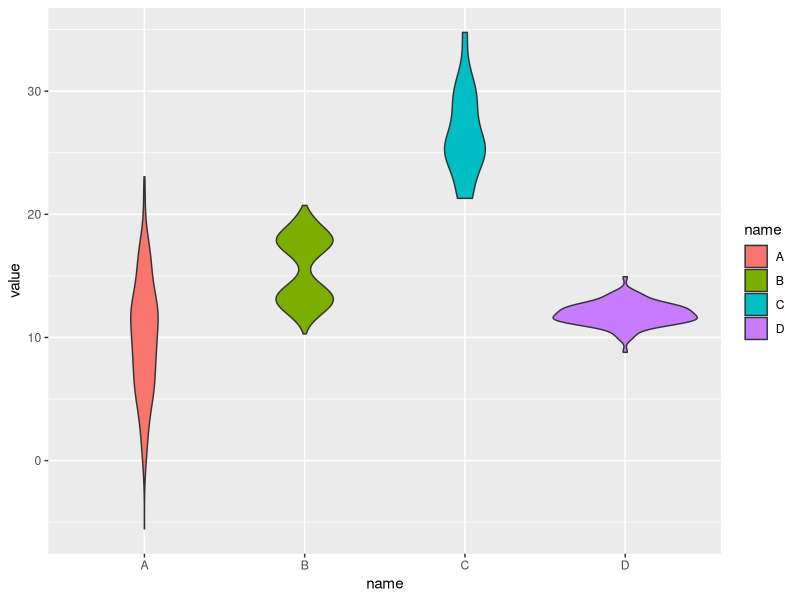

Here is the R script that generated this plot:
#Importing Required Packages
library(ggplot2)
data <- data.frame(
  name=c( rep("A",500), rep("B",500), 
          rep("B",500), rep("C",20), rep('D', 100)  ),
  value=c( rnorm(500, 10, 5), rnorm(500, 13, 1), 
           rnorm(500, 18, 1), rnorm(20, 25, 4), rnorm(100, 12, 1) )
)
#Ggplot()
p <- ggplot(data, aes(x=name, y=value, fill=name)) + 
  geom_violin()
print(p)